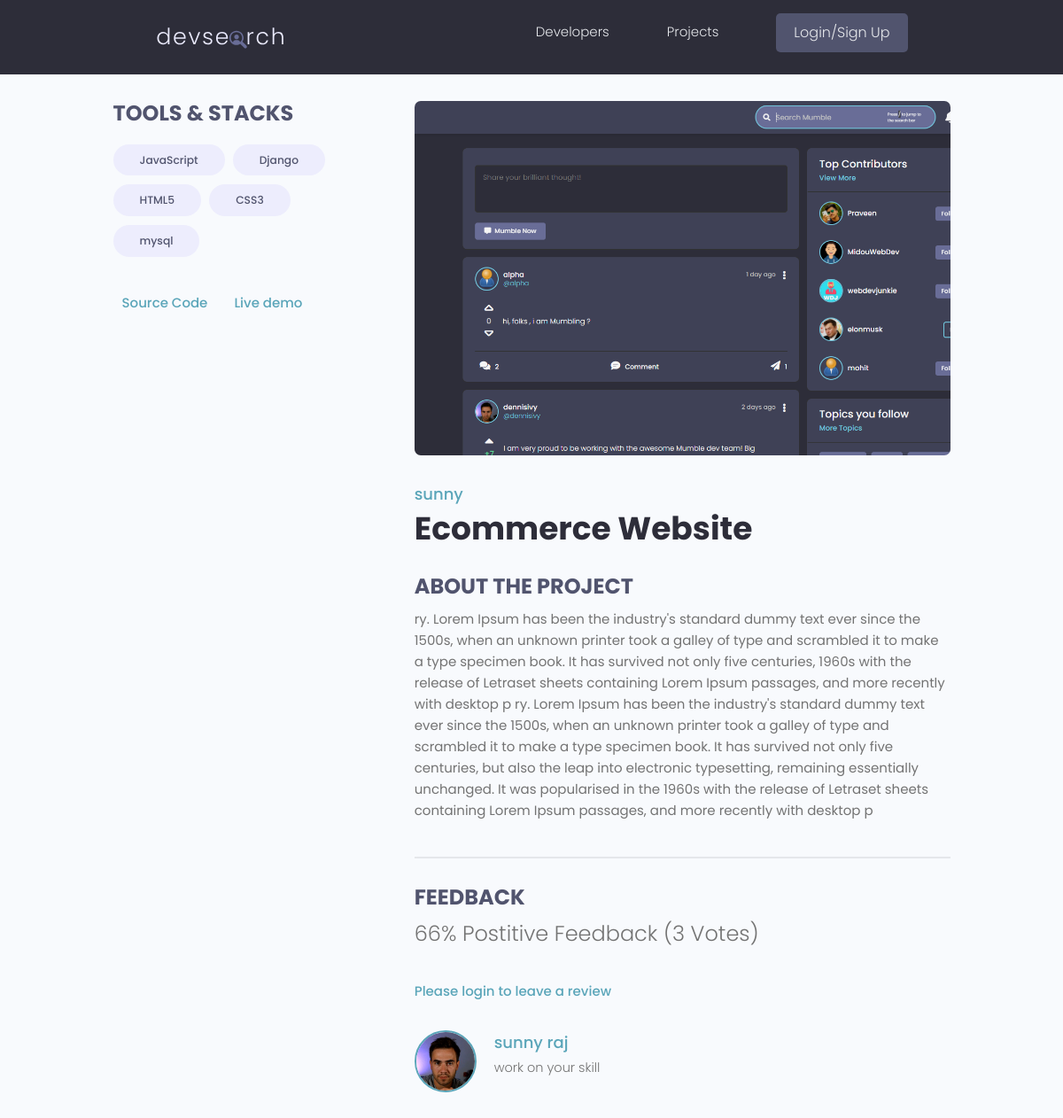
The app's page /projects/project/b5dfc844-a120-4b26-8f68-e18f4e6fbbf6/ with its own data.
### projects/models.py (models this page shows, shortened)
class Tag(models.Model):
    name=models.CharField(max_length=100)
    created=models.DateTimeField(auto_now_add=True)
    id=models.UUIDField(default=uuid.uuid4,unique=True,primary_key=True,editable=False)
    def __str__(self):
        return self.name

class Project(models.Model):
    owner=models.ForeignKey(Profile,on_delete=models.CASCADE,null=True,blank=True)
    title=models.CharField(max_length=100)
    description=models.TextField(null=True,blank=True)
    featured_image=models.ImageField(null=True,blank=True,default='default.jpg')
    demo_link=models.CharField(max_length=2000,null=True,blank=True)
    source_link=models.CharField(max_length=2000,null=True,blank=True)
    tags=models.ManyToManyField('Tag',blank=True)
    vote_total=models.IntegerField(default=0,null=True,blank=True)
    vote_ratio=models.IntegerField(default=0,null=True,blank=True)
    created=models.DateTimeField(auto_now_add=True)
    id=models.UUIDField(default=uuid.uuid4,unique=True,primary_key=True,editable=False)
    class Meta:
        ordering=['-vote_ratio','-vote_total','title']
    @property
    def reviewers(self):
        queryset=self.review_set.all().values_list('owner__id',flat=True)
        return queryset
    def imageURL(self):
        try:
            url=self.featured_image.url
        except:
            url='http://127.0.0.1:8000/images/default.jpg'
        return url

class Review(models.Model):
    VOTE_TYPE=(
        ('up','up Vote'),
        ('down','Down Vote'),
    )
    owner=models.ForeignKey(Profile,on_delete=models.CASCADE,null=True)
    project=models.ForeignKey(Project,on_delete=models.CASCADE)
    body=models.TextField(null=True,blank=True)
    value=models.CharField(max_length=100,choices=VOTE_TYPE)
    created=models.DateTimeField(auto_now_add=True)
    id=models.UUIDField(default=uuid.uuid4,unique=True,primary_key=True,editable=False)
    class Meta:
        unique_together=[['owner','project']]

### users/models.py (models this page shows, shortened)
class Profile(models.Model):
    user = models.OneToOneField(User,on_delete=models.CASCADE,null=True,blank=True)
    name=models.CharField(max_length=200,blank=True,null=True)
    email=models.EmailField(max_length=500,blank=True,null=True)
    username=models.CharField(max_length=200,null=True,blank=True,editable=False)
    location=models.CharField(max_length=200,blank=True,null=True)
    short_intro=models.CharField(max_length=200,null=True,blank=True)
    bio=models.TextField(blank=True,null=True)
    profile_image=models.ImageField(null=True,blank=True,upload_to='profiles/',default='profiles/user-default.png')
    social_twitter = models.CharField(max_length=200,blank=True,null=True)
    social_linkedin = models.CharField(max_length=200,blank=True,null=True)
    social_github = models.CharField(max_length=200,blank=True,null=True)
    social_website = models.CharField(max_length=200,blank=True,null=True)
    created=models.DateTimeField(auto_now_add=True)
    id=models.UUIDField(default=uuid.uuid4,unique=True,primary_key=True,editable=False)
    def __str__(self):
        return str(self.username)
    class Meta:
        ordering=['name']

### projects/views.py (the view, shortened to what this page needs)
# urls.py: path('project/<str:pk>/',views.project,name='project'),
def project(request,pk):
    projectObj=Project.objects.get(id=pk)
    form=ReviewForm()
    context={'projectObj':projectObj,'form':form}
    return render(request,'projects/single-project.html',context)

### projects/templates/projects/single-project.html (shortened to what this page needs)
{% extends 'main.html' %}
{% block content %}
  <main class="singleProject my-md">
    <div class="container">
      <div class="layout">
        <div class="column column--1of3">
          <h3 class="singleProject__subtitle">Tools & Stacks</h3>
          <div class="singleProject__toolStack">
            {% for tag in projectObj.tags.all %}
            <span class="tag tag--pill tag--sub tag--lg">
              <small>{{tag}}</small>
            </span>
            {% endfor %}
          </div>
          {% if projectObj.source_link %}
          <a class="singleProject__liveLink" href="{{projectObj.source_link}}" target="_blank">Source Code
          </a> &nbsp;&nbsp;&nbsp;
          {% endif %}
           {% if projectObj.demo_link %}
          <a class="singleProject__liveLink" href="{{projectObj.demo_link}}" target="_blank">Live demo
          </a>
          {% endif %}
        </div>
        <div class="column column--2of3">
          <img class="singleProject__preview" src="{{projectObj.imageURL}}" alt="{{projectObj.title}} thumbnail" />
          <a href="{% url 'user-profile' projectObj.owner.id %}" class="singleProject__developer">{{projectObj.owner}}</a>
          <h2 class="singleProject__title">{{projectObj.title}}</h2>
          <h3 class="singleProject__subtitle">About the Project</h3>
          <div class="singleProject__info">
           {{projectObj.description}}
          </div>
          <div class="comments">
            <h3 class="singleProject__subtitle">Feedback</h3>
            <h5 class="project--rating">
              {{projectObj.vote_ratio}}% Postitive Feedback ({{projectObj.vote_total}} Vote{{projectObj.vote_total|pluralize:"s" }})
            </h5>
            {% if request.user.profile.id in projectObj.reviewers %}
            <p>You have already submitted your review</p>
            {% elif request.user.profile == projectObj.owner %}
            <p>You can not review your own work</p>
            {% else %}
            <a href="{% url 'login' %}?next={{request.path}}">Please login to leave a review</a>
            {% endif %}
            <div class="commentList">
              {% for review in projectObj.review_set.all %}
              {% if review.body %}
              <div class="comment">
                <a href="{% url 'user-profile' review.owner.id %}">
                  <img class="avatar avatar--md" src="{{review.owner.profile_image.url}}" alt="user" />
                </a>
                <div class="comment__details">
                  <a href="{% url 'user-profile' review.owner.id %}" class="comment__author">{{review.owner.name}}</a>
                  <p class="comment__info">
                    {{review.body|linebreaksbr}}
                  </p>
                </div>
              </div>
              {% endif %}
              {% endfor %}
            </div>
          </div>
        </div>
      </div>
    </div>
  </main>
{% endblock content %}

### static/styles/app.css (style rules this page uses)
:root { --color-sub: #2d2d39; }
img { width: 100%; }
.singleProject .column--1of3 { order: 2; }
@media screen and (min-width: 1081px) { .singleProject .column--1of3 { order: 1; } }
@media screen and (min-width: 1081px) { .singleProject .column--2of3 { order: 2; } }
.singleProject__toolStack { margin-top: 2rem; margin-bottom: 4rem; }
.singleProject__liveLink { font-weight: 500; transition: all 0.3s ease-in-out; border-bottom: 2px solid transparent; }
.singleProject__preview { height: 50vh; object-fit: cover; object-position: top center; margin-bottom: 3rem; border-radius: 0.7rem; }
.singleProject__developer { font-size: 1.8rem; font-weight: 500; }
.singleProject__title { font-size: 3.6rem; font-weight: 700; color: var(--color-sub); margin-bottom: 3rem; }
.project--rating { margin-bottom: 1.6em; margin-top: .5em; }
.singleProject__subtitle { text-transform: uppercase; font-size: 2.4rem; font-weight: 700; color: var(--color-sub-light); margin-bottom: 1rem; }
.comments { margin-top: 4rem; padding-top: 3rem; border-top: 2px solid var(--color-light); }
.commentList { margin: 3rem 0; }
.comment { display: flex; gap: 2rem; }
.comment__author { font-size: 1.8rem; }
.comment__info { font-size: 1.45rem; }

### static/uikit/styles/modules/_variables.css (style rules this page uses)
:root { --color-main: #5aa5b9; --color-main-light: #e6faff; --color-sub: #3f4156; --color-sub-light: #51546e; --color-sub-lighter: #ededfd; --color-text: #737373; --color-gray: #8b8b8b; --color-light: #e5e7eb; --color-light-gray: #767676; --color-bg: #f8fafd; --color-white: #fffefd; --color-white-light: #f3f3f3; --color-success: #359e64; --color-success-bg: #def8e8; --color-error: #fc4b0b; --color-error-bg: #fff2ee; --font-base: 'Poppins', arial, helvetica, 'Segoe UI', roboto, ubuntu, sans-serif; --font-monospace: 'Fira Code', 'Courier New', courier, monospace; --font-regular: 300; --font-medium: 500; --font-bold: 700; --generic-shadow: 1px 1px 5px #00000010; --generic-transition: all 0.3s ease-in-out; }

### static/uikit/styles/modules/_base.css (style rules this page uses)
* { margin: 0; padding: 0; box-sizing: border-box; text-rendering: optimizeLegibility; color: inherit; font-size: inherit; }
html { font-size: 50%; }
@media only screen and (min-width: 480px) { html { font-size: 56.25%; } }
@media only screen and (min-width: 1200px) { html { font-size: 62.5%; } }
body { line-height: 1.6; font-weight: 400; font-size: 1.5rem; color: var(--color-text); background-color: var(--color-bg); min-height: 100vh; }

### static/uikit/styles/modules/_typography.css (style rules this page uses)
* { font-family: var(--font-base); }
h2 { font-size: 3.6rem; font-weight: var(--font-bold); }
h3 { font-size: 3.2rem; font-weight: var(--font-medium); }
h5 { font-size: 2.4rem; font-weight: var(--font-medium); }
h5, h6 { font-weight: var(--font-regular); }
p, span, strong { font-size: 1.6rem; color: var(--color-text); font-weight: var(--font-regular); }
a { padding-bottom: 2px; text-decoration: none; display: inline-block; color: var(--color-main); font-weight: var(--font-medium); }

### static/uikit/styles/modules/_utilities.css (style rules this page uses)
.container { width: 92%; max-width: 165rem; margin: 0 auto; box-sizing: border-box; }
@media screen and (min-width: 1000px) { .container { width: 90%; } }
@media screen and (min-width: 1200px) { .container { width: 80%; } }
.my-md { margin: 3rem auto; }

### static/uikit/styles/modules/_avatar.css (style rules this page uses)
.avatar { border-radius: 50%; border: 2px solid var(--color-main); object-fit: cover; }
.avatar--md { height: 7rem; width: 7rem; }

### static/uikit/styles/modules/_tag.css (style rules this page uses)
.tag { display: inline-flex; align-items: center; background-color: var(--color-sub); height: -webkit-fit-content; height: -moz-fit-content; height: fit-content; width: -webkit-fit-content; width: -moz-fit-content; width: fit-content; border-radius: 0.5rem; padding: 0.5rem 1.5rem; font-size: 1.2rem; cursor: pointer; }
.tag:not(:last-child) { margin-right: 0.25rem; margin-bottom: 0.75rem; }
.tag > small { color: var(--color-white); }
.tag--pill { border-radius: 5rem; }
.tag--sub, .tag--sub > small { background: var(--color-sub-lighter); color: var(--color-sub-light); font-weight: 500; }
.tag--lg { padding: 0.8rem 3rem; font-size: 1.4rem; }
.tag--lg:not(:last-child) { margin-right: 0.5rem; margin-bottom: 1rem; }

### static/uikit/styles/modules/_layout.css (style rules this page uses)
.layout { display: flex; flex-flow: row wrap; justify-content: space-between; }
.layout > .column { margin-bottom: 3rem; }
.layout > .column.column--1of3 { flex-basis: 30%; }
.layout > .column.column--2of3 { flex-basis: 64%; }

### records on screen
Tag: name "JavaScript"
Tag: name "Django"
Tag: name "HTML5"
Tag: name "CSS3"
Tag: name "mysql"
Project: imageURL (picture), owner "sunny", title "Ecommerce Website", description "ry. Lorem Ipsum has been the industry's standard dummy text ever since the 1500s, when an unknown printer took a galley of type and scrambled it to make a type specimen book. It has survived not only five centuries, 1960s with the release of Letraset sheets containing Lorem Ipsum passages, and more recently with desktop p ry. Lorem Ipsum has been the industry's standard dummy text ever since the 1500s, when an unknown printer took a galley of type and scrambled it to make a type specimen book. It has survived not only five centuries, but also the leap into electronic typesetting, remaining essentially unchanged. It was popularised in the 1960s with the release of Letraset sheets containing…", vote_ratio "66", vote_total "3"
Review: owner.profile_image (picture), owner.name "sunny raj", body "work on your skill"
